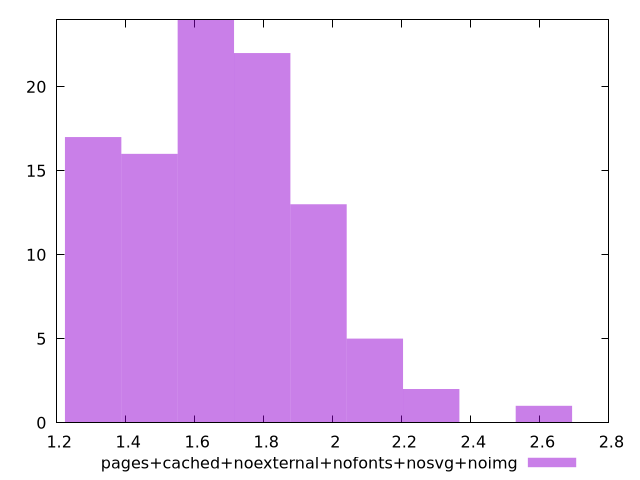

Generate this figure with gnuplot:
$_pagesCachedNoexternalNofontsNosvgNoimg <<EOF
1.7955567191187587 22
2.1220215771403512 5
1.9587891481295547 13
1.4690918610971662 16
1.30585943208637 17
1.6323242901079624 24
2.2852540061511473 2
2.61171886417274 1
EOF
set key outside below
set terminal pngcairo
set output "report_00004_2020-11-02T20-21-41.718Z/server-response-time/pages+cached+noexternal+nofonts+nosvg+noimg//raw_hist.png"
set yrange [0:24]
set boxwidth 0.16323242901079624
set style fill transparent solid 0.5 noborder
plot $_pagesCachedNoexternalNofontsNosvgNoimg title "pages+cached+noexternal+nofonts+nosvg+noimg" with boxes ,
